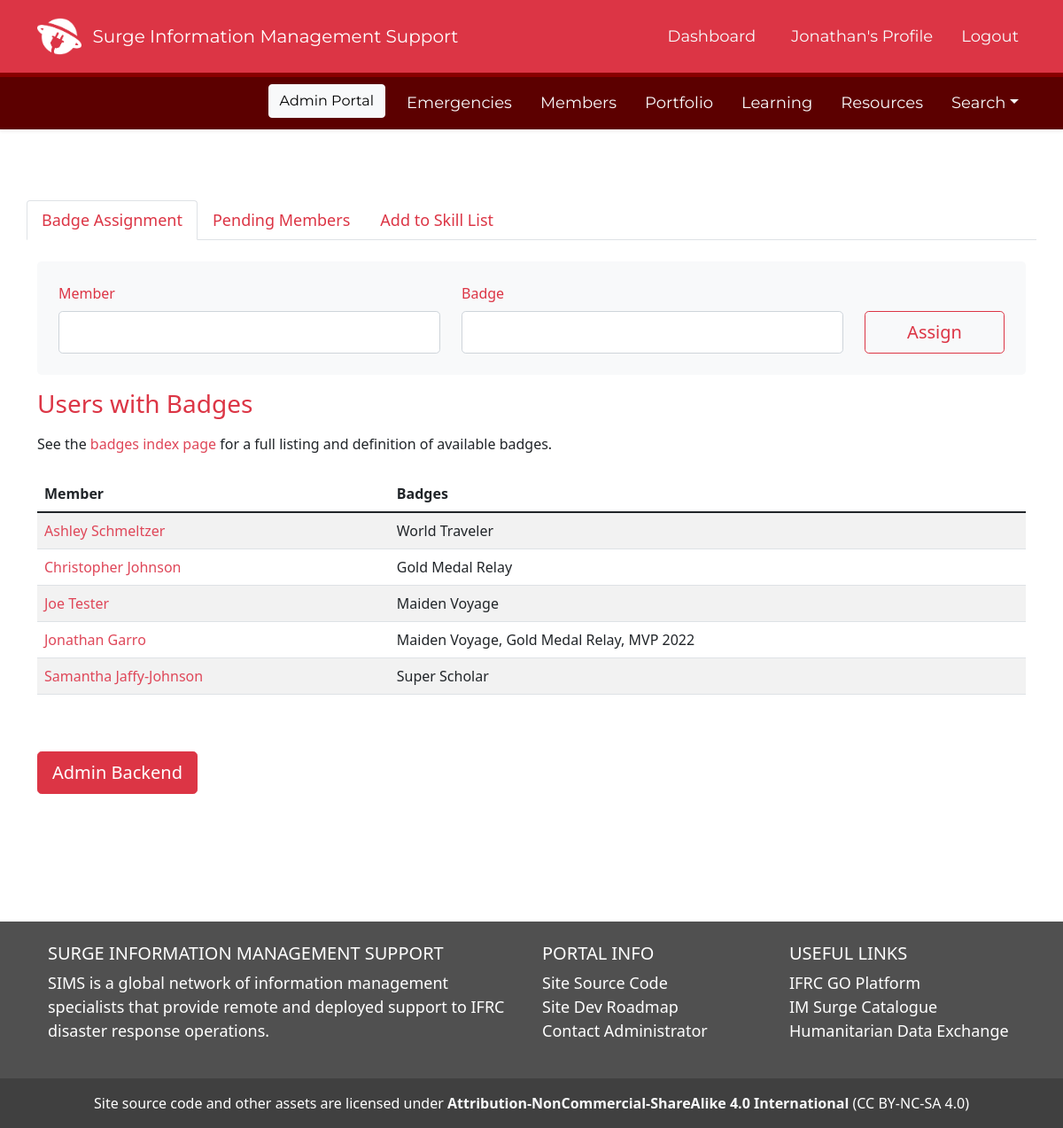
Before: /admin_landing (signed in) with the older database file.
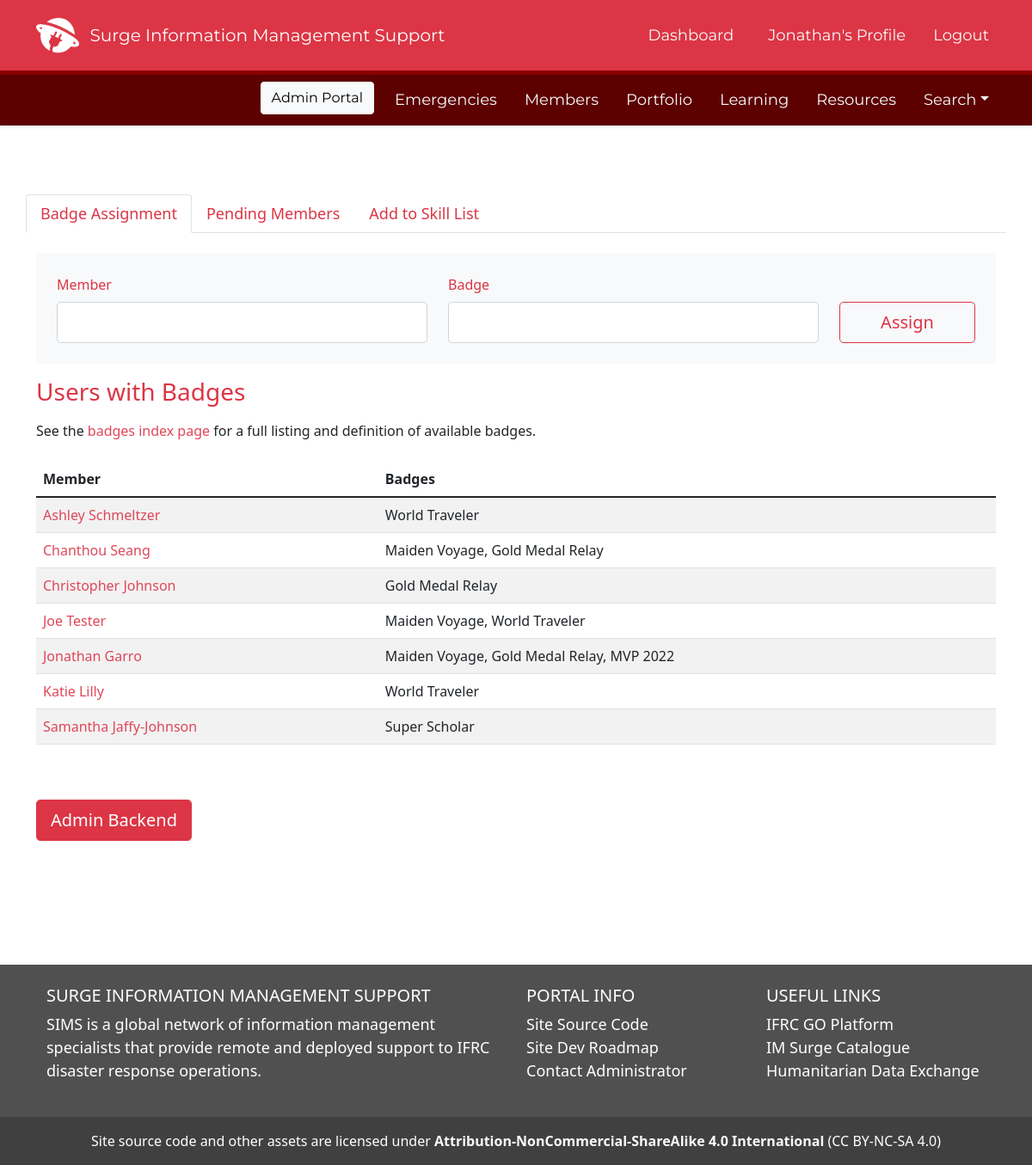
After: the same page with the newer database file.
### SIMS_Portal/models.py (models this page shows, shortened)
class User(db.Model, UserMixin):
	__tablename__ = 'user'
	id = db.Column(db.Integer, primary_key=True)
	firstname = db.Column(db.String(40), nullable=False)
	lastname = db.Column(db.String(40), nullable=False)
	status = db.Column(db.String(20), default='Pending')
	birthday = db.Column(db.Date)
	email = db.Column(db.String(120), unique=True, nullable=False)
	password = db.Column(db.String(60), nullable=False)
	molnix_id = db.Column(db.Integer)
	job_title = db.Column(db.String(120))
	unit = db.Column(db.String(120))
	bio = db.Column(db.Text)
	is_admin = db.Column(db.Boolean, default=False)
	roles = db.Column(db.String(1000))
	languages = db.Column(db.String(1000))
	image_file = db.Column(db.String(20), nullable=False, default='default.png')
	twitter = db.Column(db.String(120))
	slack_id = db.Column(db.String(120))
	github = db.Column(db.String(120))
	linked_in = db.Column(db.String(120))
	messaging_number_country_code = db.Column(db.Integer)
	messaging_number = db.Column(db.Integer)
	ns_id = db.Column(db.Integer, db.ForeignKey('nationalsociety.ns_go_id'))
	assignments = db.relationship('Assignment', backref='assigned_member')
	products = db.relationship('Portfolio', backref='creator', lazy=True)
	skills = db.relationship('Skill', secondary='user_skill', backref='members_with_skill')
	languages = db.relationship('Language', secondary='user_language', backref='members_with_language')
	badges = db.relationship('Badge', secondary='user_badge', backref='members_with_badge')
	working_groups = db.relationship('WorkingGroup', secondary='user_workinggroup', backref='members_with_workinggroup')
	created_at = db.Column(db.DateTime, server_default=func.now())
	updated_at = db.Column(db.DateTime, onupdate=func.now())
	fullname = column_property(firstname + " " + lastname)
	@hybrid_property
	def fullname(self):
		return self.firstname + " " + self.lastname

### SIMS_Portal/main/routes.py (the view, shortened to what this page needs)
@main.route('/admin_landing', methods=['GET', 'POST'])
@login_required
def admin_landing():
	badge_form = BadgeAssignmentForm()
	skill_form = SkillCreatorForm()
	if request.method == 'GET' and current_user.is_admin == 1:
		pending_users = db.session.query(User, NationalSociety).join(NationalSociety, NationalSociety.ns_go_id == User.ns_id).filter(User.status=='Pending').all()
		all_users = db.session.query(User, NationalSociety).join(NationalSociety, NationalSociety.ns_go_id == User.ns_id).filter(User.status == 'Active').order_by(User.firstname).all()
		assigned_badges = db.engine.execute("SELECT u.id, u.firstname, u.lastname, GROUP_CONCAT(b.name, ', ') as badges FROM user u JOIN user_badge ub ON ub.user_id = u.id JOIN badge b ON b.id = ub.badge_id WHERE u.status = 'Active' GROUP BY u.id ORDER BY u.firstname")
		all_skills = db.session.query(Skill.name, Skill.category).order_by(Skill.category, Skill.name).all()
		return render_template('admin_landing.html', pending_users=pending_users, all_users=all_users, badge_form=badge_form, assigned_badges=assigned_badges, skill_form=skill_form, all_skills=all_skills)
	else:
		list_of_admins = db.session.query(User).filter(User.is_admin==1).all()
		return render_template('errors/403.html', list_of_admins=list_of_admins), 403

### SIMS_Portal/main/forms.py
class BadgeAssignmentForm(FlaskForm):
	user_name = QuerySelectField('Member', query_factory=lambda:User.query.order_by(User.firstname).filter(User.status == 'Active').all(), get_label='fullname', allow_blank=True)
	badge_name = QuerySelectField('Badge', query_factory=lambda:Badge.query.order_by(Badge.name).all(), get_label='name', allow_blank=True)
	submit_badge = SubmitField('Assign')

class SkillCreatorForm(FlaskForm):
	name = StringField('Skill Name')
	category = SelectField('Skill Category', choices=['Geospatial', 'Mobile Data Collection', "Graphic Design", 'Data Visualization', 'Web Development', 'Coding', 'Data Management', 'Information Analysis'])
	submit_skill = SubmitField('Add Skill')

### SIMS_Portal/models.py (called while the page is built)
@login_manager.user_loader
def load_user(user_id):
	return User.query.get(int(user_id))

### SIMS_Portal/templates/admin_landing.html (shortened to what this page needs)
{% extends "layout.html" %}
{% block content %}
<div class="container">
	<div class='row my-5'>
		<ul class="nav nav-tabs" id="adminNav" role="tablist">
			<li class="nav-item" role="presentation">
			<button class="nav-link active text-danger" id="badge-assignment-tab" data-bs-toggle="tab" data-bs-target="#badge-assignment" type="button" role="tab" aria-controls="badge-assignment" aria-selected="true">Badge Assignment</button>
			</li>
			<li class="nav-item" role="presentation">
			<button class="nav-link text-danger" id="pending-members-tab" data-bs-toggle="tab" data-bs-target="#pending-members" type="button" role="tab" aria-controls="pending-members" aria-selected="false">Pending Members</button>
			</li>
			<li class="nav-item" role="presentation">
			<button class="nav-link text-danger" id="skill-list-tab" data-bs-toggle="tab" data-bs-target="#skill-list" type="button" role="tab" aria-controls="skill-list" aria-selected="false">Add to Skill List</button>
			</li>
		</ul>
		<div class="tab-content" id="adminContent">
		  <div class="tab-pane fade show active" id="badge-assignment" role="tabpanel" aria-labelledby="badge-assignment-tab">
			  <br>
			  <form action="" method="POST" enctype="multipart/form-data" class="bg-light text-light p-4 rounded-3" novalidate>
			  	<div class='row'>
					<div class='col-md-5'>{{ badge_form.user_name.label(class="form-control-label pb-2 text-danger") }}</div>
					<div class='col-md-5'>{{ badge_form.badge_name.label(class="form-control-label pb-2 text-danger") }}</div>
					<div class='col'></div>
				</div>
				<div class='row'>
					<div class='col-md-5'>{{ badge_form.user_name(class="form-control form-control-lg") }} </div>
					<div class='col-md-5'>{{ badge_form.badge_name(class="form-control form-control-lg") }}</div>
					<div class='col'>{{ badge_form.submit_badge(class="btn btn-lg btn-outline-danger w-100") }}</div>
				</div>
			  </form>
				<h3 class='text-danger my-3'>Users with Badges</h3>
				See the <a href='/badges'>badges index page</a> for a full listing and definition of available badges.
				  <table class='table table-striped mt-4'>
					  <thead>
						  <tr>
							  <th>Member</th>
							  <th>Badges</th>
						  </tr>
					  </thead>
					  <tbody>
						  {% for user in assigned_badges %}
							  <tr>
								  <td><a href='/profile/view/{{user.id}}'>{{user.firstname}} {{user.lastname}}</a></td>
								  <td>{{user.badges}}</td>
							  </tr>
						  {% endfor %}
					  </tbody>
				  </table>
		  	</div>
			</div>
			<div class='my-5'>
				<a href='/admin'><button class='btn btn-lg btn-danger'>Admin Backend</button></a>
			</div>
		</div>
	</div>
{% endblock content %}

### SIMS_Portal/templates/layout.html (shortened to what the changed rows need)
<!DOCTYPE html>
<html lang="en">
<head>
	<link href="https://cdn.jsdelivr.net/npm/bootstrap@5.1.3/dist/css/bootstrap.min.css" rel="stylesheet">
	<link rel="stylesheet" type="text/css" href="https://cdn.datatables.net/1.12.1/css/jquery.dataTables.css">
	<link rel="stylesheet" type="text/css" href="{{ url_for('static', filename='css/main.css') }}">
	<link rel="stylesheet" href="https://cdn.jsdelivr.net/npm/bootstrap-icons@1.8.3/font/bootstrap-icons.css">
	<link rel="stylesheet" href="https://cdn.jsdelivr.net/npm/fullcalendar@5.11.0/main.min.css">
	<link rel="stylesheet" href="https://maxcdn.bootstrapcdn.com/font-awesome/4.7.0/css/font-awesome.min.css">
</head>
<body class="d-flex flex-column min-vh-100" data-spy="scroll" data-target=".card" data-offset="50">
	<header>
	<nav id="navbar_top" class="navbar navbar-expand-md navbar-dark bg-danger navbar-static-top py-3">
	 <div class="container">
	  <div class="collapse navbar-collapse" id="main_nav">
		<ul class="navbar-nav ms-auto">
			{% if current_user.is_authenticated %}
				{% if '/profile_edit/' in request.path %}
				<li class="nav-item px-3"> </li>
				{% elif request.path == '/profile' %}
					<li class="nav-item px-2"><button type="button" class="btn btn-light" style="font-family: 'Montserrat';">{{ current_user.firstname }}'s Profile</button></li>
				{% else %}
				<li class="nav-item px-2"><a class="nav-link text-light" href="/profile" style="font-family: 'Montserrat';"> {{ current_user.firstname }}'s Profile </a></li>
				{% endif %}
			{% endif %}
		</ul>
	  </div>
	</nav>
	</header>
	{% block content %}{% endblock %}
	<br><br>
</body>
</html>

Changed rows visible on the page:
now on this page (row edited): User: firstname "Chanthou", lastname "Seang", badges "Maiden Voyage, Gold Medal Relay"
computed for User "Joe": badges "Maiden Voyage" → "Maiden Voyage, World Traveler"
now on this page (row unchanged): User: firstname "Katie", lastname "Lilly", badges "World Traveler"
